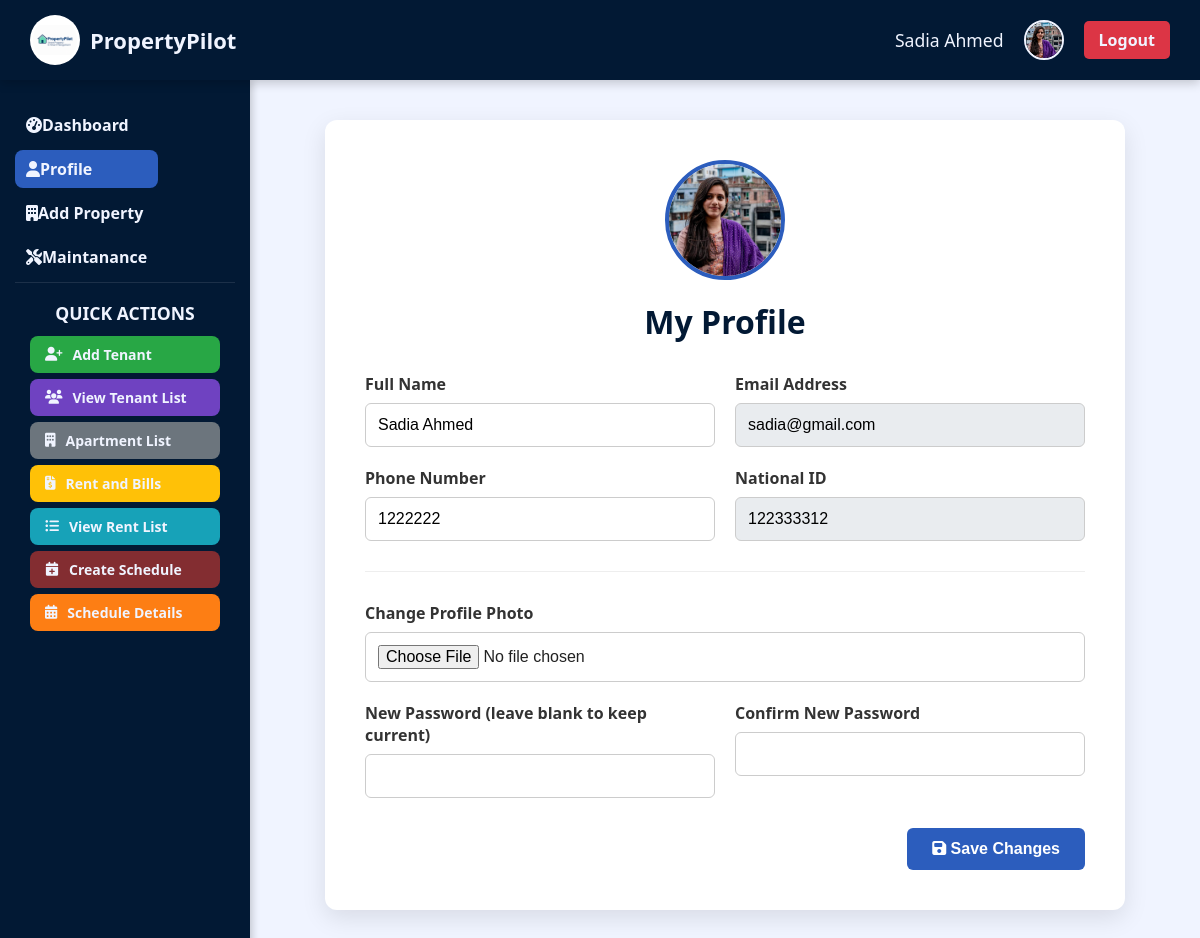
The app's page /profile.php (signed in) with its own data.
### tables this page shows
CREATE TABLE `users` (
  `id` int(11) NOT NULL,
  `fullName` varchar(100) NOT NULL,
  `email` varchar(100) NOT NULL,
  `phoneNumber` varchar(20) DEFAULT NULL,
  `password` varchar(255) NOT NULL,
  `profilePhoto` varchar(255) DEFAULT NULL,
  `nationalId` varchar(50) NOT NULL,
  `userRole` enum('landlord','tenant','admin') NOT NULL,
  `created_at` timestamp NOT NULL DEFAULT current_timestamp()
);

### profile.php (the view, shortened to what this page needs)
<?php
$landlord_id = $_SESSION['user_id'];
$host = "localhost";
$username = "root";
$password = "";
$database = "property";
$conn = new mysqli($host, $username, $password, $database);
$stmt_fetch = $conn->prepare("SELECT fullName, email, phoneNumber, profilePhoto, nationalId FROM users WHERE id = ?");
$stmt_fetch->bind_param("i", $landlord_id);
$stmt_fetch->execute();
$result = $stmt_fetch->get_result();
$user = $result->fetch_assoc();
$profilePhoto = (!empty($user['profilePhoto']) && file_exists($user['profilePhoto'])) ? $user['profilePhoto'] : 'image/default-avatar.png';
?>
<!DOCTYPE html>
<html lang="en">
<head>
    <link rel="stylesheet" href="https://cdnjs.cloudflare.com/ajax/libs/font-awesome/6.4.0/css/all.min.css">
</head>
<body>
    <header class="main-top-navbar">
        <div class="brand">
            <img src="image/logo.png" alt="PropertyPilot Logo" /> PropertyPilot
        </div>
        <div class="top-right-user-info">
            <span class="welcome-greeting"><?php echo htmlspecialchars($_SESSION['fullName']); ?></span>
            <img class="user-photo" src="<?php echo htmlspecialchars($_SESSION['profilePhoto'] ?: 'image/default-avatar.png'); ?>" alt="Profile Photo">
            <a href="logout.php" class="logout-btn">Logout</a>
        </div>
    </header>
    <div class="dashboard-content-wrapper">
        <nav class="vertical-sidebar">
            <div class="nav-links">
                <a href="landlord_dashboard.php"><i class="fas fa-tachometer-alt"></i> Dashboard</a>
                <a href="profile.php" class="active"><i class="fas fa-user"></i> Profile</a>
                <a href="propertyInfo.php"><i class="fas fa-building"></i> Add Property</a>
                <a href="maintanance.php"><i class="fas fa-tools"></i> Maintanance</a>
            </div>
            <section class="action-buttons">
                <h3>Quick Actions</h3>
                <a href="add_tenant.php" class="action-link link-tenant"><i class="fas fa-user-plus"></i> Add Tenant</a>
                <a href="tenant_List.php" class="action-link link-tenant-list"><i class="fas fa-users"></i> View Tenant List</a>
                <a href="apartmentList.php" class="action-link link-docs"><i class="fas fa-building"></i> Apartment List</a>
                <a href="RentAndBillForm.php" class="action-link link-billing"><i class="fas fa-file-invoice-dollar"></i> Rent and Bills</a>
                <a href="Rent_list.php" class="action-link link-rent"><i class="fas fa-list-ul"></i> View Rent List</a>
                <a href="Schedule_create.php" class="action-link link-schedule-create"><i class="fas fa-calendar-plus"></i> Create Schedule</a>
                <a href="scheduleInfo.php" class="action-link link-schedule-details"><i class="fas fa-calendar-alt"></i> Schedule Details</a>
            </section>
        </nav>
        <main>
            <div class="profile-container">
                <div class="profile-header">
                    <img src="<?php echo htmlspecialchars($profilePhoto); ?>" alt="Current Profile Photo" class="avatar">
                    <h2>My Profile</h2>
                </div>
                <form method="POST" action="profile.php" enctype="multipart/form-data">
                    <div class="form-row">
                        <div class="form-group">
                            <label for="fullName">Full Name</label>
                            <input type="text" id="fullName" name="fullName" value="<?php echo htmlspecialchars($user['fullName']); ?>" required>
                        </div>
                        <div class="form-group">
                            <label for="email">Email Address</label>
                            <input type="email" id="email" value="<?php echo htmlspecialchars($user['email']); ?>" readonly>
                        </div>
                    </div>
                    <div class="form-row">
                        <div class="form-group">
                            <label for="phoneNumber">Phone Number</label>
                            <input type="text" id="phoneNumber" name="phoneNumber" value="<?php echo htmlspecialchars($user['phoneNumber']); ?>" required>
                        </div>
                        <div class="form-group">
                            <label for="nationalId">National ID</label>
                            <input type="text" id="nationalId" value="<?php echo htmlspecialchars($user['nationalId']); ?>" readonly>
                        </div>
                    </div>
                    <hr style="margin: 30px 0; border: 0; border-top: 1px solid #eee;">
                    <div class="form-row">
                        <div class="form-group">
                            <label for="profilePhoto">Change Profile Photo</label>
                            <input type="file" id="profilePhoto" name="profilePhoto">
                        </div>
                    </div>
                    <div class="form-row">
                        <div class="form-group">
                            <label for="newPassword">New Password (leave blank to keep current)</label>
                            <input type="password" id="newPassword" name="newPassword">
                        </div>
                        <div class="form-group">
                            <label for="confirmPassword">Confirm New Password</label>
                            <input type="password" id="confirmPassword" name="confirmPassword">
                        </div>
                    </div>
                    <div class="form-actions">
                        <button type="submit" class="btn-save"><i class="fas fa-save"></i> Save Changes</button>
                    </div>
                </form>
            </div>
        </main>
    </div>
</body>
</html>

### records on screen
users: profilePhoto (picture), fullName "Sadia Ahmed", email "sadia@gmail.com", phoneNumber "1222222", nationalId "122333312"

### other values on screen
$_SESSION['fullName'] "Sadia Ahmed"
